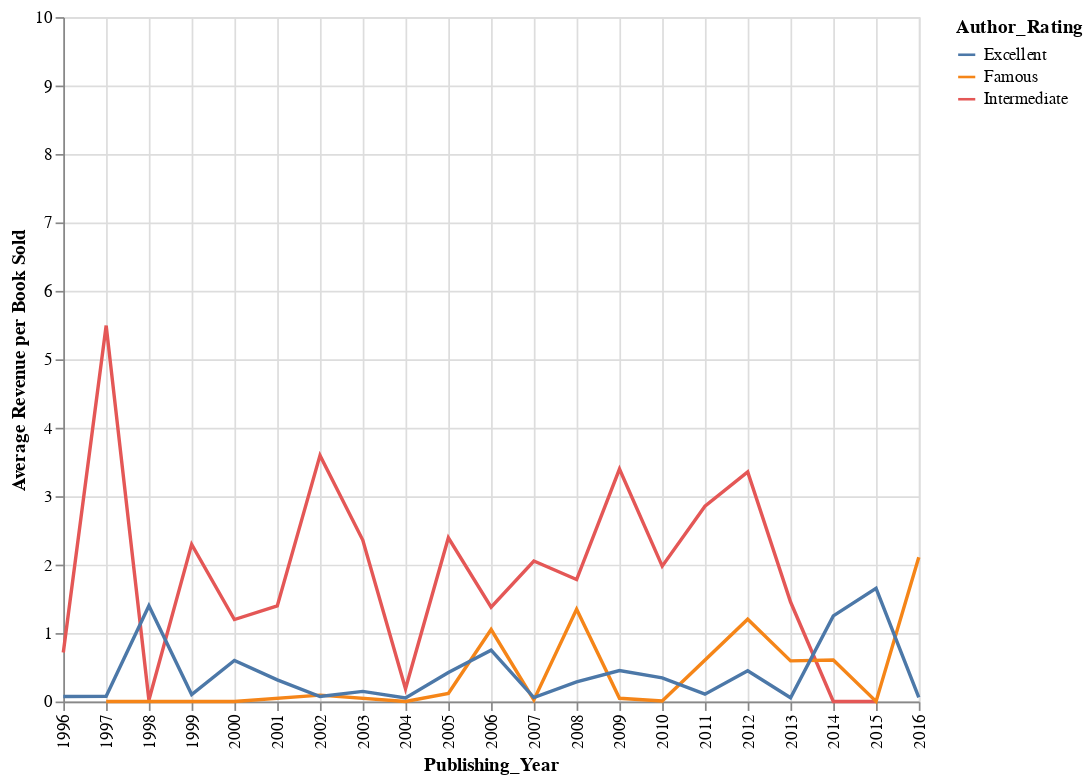

Notebook source saved alongside this figure:
### Code cell
avg_revenue = alt.Chart(filtered_data).transform_filter(
    # Filter to books rated 4 or more
    alt.FieldGTEPredicate(field='Book_Average_Rating', gte=4)
).transform_aggregate(
    # Find the Y values for each bar
    average_revenue_per_book='mean(Revenue_Per_Book)',
    groupby=['Publishing_Year', 'Author_Rating']
).mark_line().encode(
    x=alt.X('Publishing_Year:T', title='Publishing_Year',
    axis=alt.Axis(
            labelAngle=-90, # Labels sideways
            tickCount="year" # Force one tick per year
        )
    ),
    y=alt.Y('average_revenue_per_book:Q',
            title='Average Revenue per Book Sold',
            scale=alt.Scale(domain=[0, 10])
    ),
    color='Author_Rating:N'
).properties(
    width=500,
    height=400,
)

avg_revenue

### Figure 1 — Vega-Lite specification as saved in the notebook (floating-point values rounded to 4 significant figures; data arrays with more than 128 entries replaced by an {"elided": "..."} marker saying what was removed)
{"config": {"view": {"continuousWidth": 300, "continuousHeight": 300}}, "data": {"name": "data-58f3d6df32388432c13c657c33726586"}, "mark": {"type": "line"}, "encoding": {"color": {"field": "Author_Rating", "type": "nominal"}, "x": {"axis": {"labelAngle": -90, "tickCount": "year"}, "field": "Publishing_Year", "title": "Publishing_Year", "type": "temporal"}, "y": {"field": "average_revenue_per_book", "scale": {"domain": [0, 10]}, "title": "Average Revenue per Book Sold", "type": "quantitative"}}, "height": 400, "transform": [{"filter": {"field": "Book_Average_Rating", "gte": 4}}, {"aggregate": [{"op": "mean", "field": "Revenue_Per_Book", "as": "average_revenue_per_book"}], "groupby": ["Publishing_Year", "Author_Rating"]}], "width": 500, "$schema": "https://vega.github.io/schema/vega-lite/v5.20.1.json", "datasets": {"data-58f3d6df32388432c13c657c33726586": {"elided": "685 records"}}}
